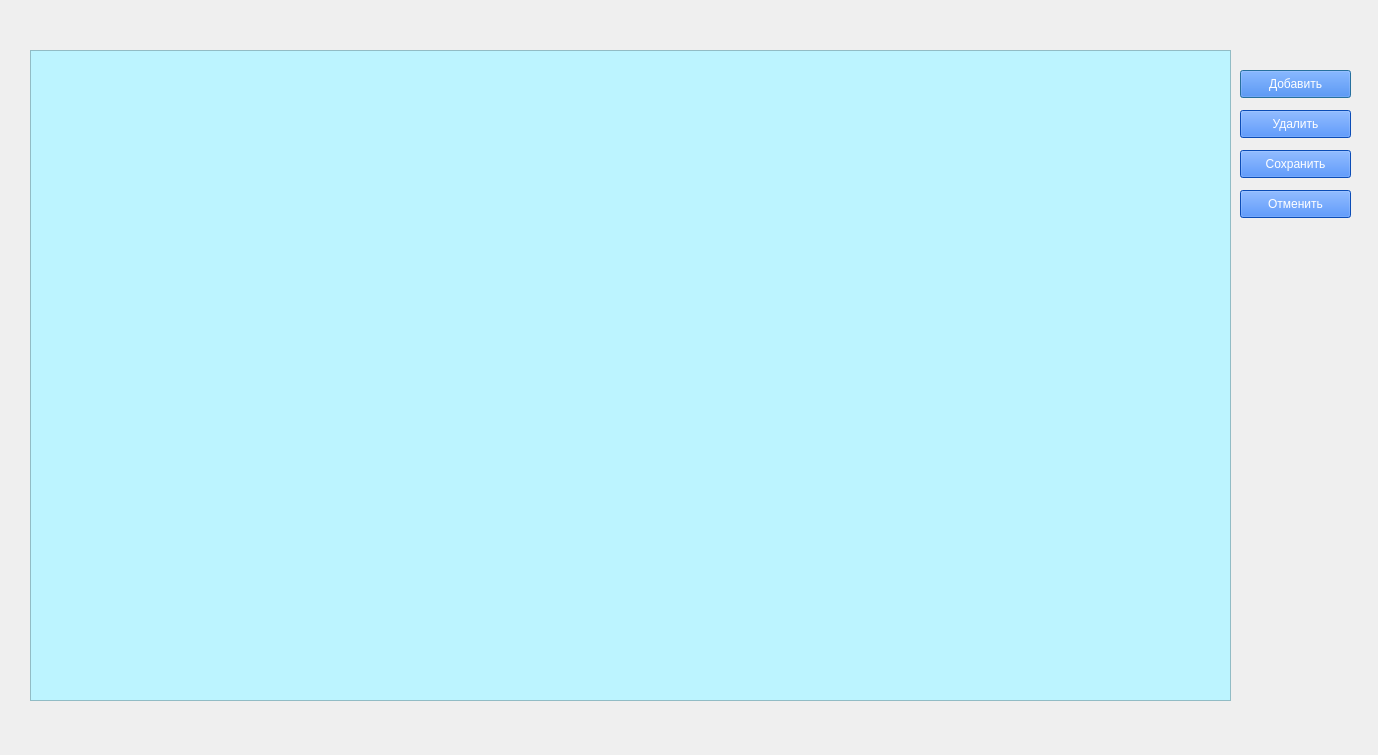
<?xml version="1.0" encoding="UTF-8"?>
<ui version="4.0">
 <class>Database_excursion</class>
 <widget class="QDialog" name="Database_excursion">
  <property name="geometry">
   <rect>
    <x>0</x>
    <y>0</y>
    <width>1378</width>
    <height>755</height>
   </rect>
  </property>
  <property name="windowTitle">
   <string>Dialog</string>
  </property>
  <widget class="QTableView" name="tableView">
   <property name="geometry">
    <rect>
     <x>30</x>
     <y>50</y>
     <width>1201</width>
     <height>651</height>
    </rect>
   </property>
   <property name="styleSheet">
    <string notr="true">background-color:rgb(188, 244, 255)</string>
   </property>
  </widget>
  <widget class="QPushButton" name="pushButton">
   <property name="geometry">
    <rect>
     <x>1240</x>
     <y>70</y>
     <width>111</width>
     <height>28</height>
    </rect>
   </property>
   <property name="styleSheet">
    <string notr="true">color: white;
background-color:rgb(15, 107, 255)</string>
   </property>
   <property name="text">
    <string>Добавить</string>
   </property>
  </widget>
  <widget class="QPushButton" name="pushButton_2">
   <property name="geometry">
    <rect>
     <x>1240</x>
     <y>110</y>
     <width>111</width>
     <height>28</height>
    </rect>
   </property>
   <property name="styleSheet">
    <string notr="true">color: white;
background-color:rgb(15, 107, 255)</string>
   </property>
   <property name="text">
    <string>Удалить</string>
   </property>
  </widget>
  <widget class="QPushButton" name="pushButton_3">
   <property name="geometry">
    <rect>
     <x>1240</x>
     <y>150</y>
     <width>111</width>
     <height>28</height>
    </rect>
   </property>
   <property name="styleSheet">
    <string notr="true">color: white;
background-color:rgb(15, 107, 255)</string>
   </property>
   <property name="text">
    <string>Сохранить</string>
   </property>
  </widget>
  <widget class="QPushButton" name="pushButton_4">
   <property name="geometry">
    <rect>
     <x>1240</x>
     <y>190</y>
     <width>111</width>
     <height>28</height>
    </rect>
   </property>
   <property name="styleSheet">
    <string notr="true">color: white;
background-color:rgb(15, 107, 255)</string>
   </property>
   <property name="text">
    <string>Отменить</string>
   </property>
  </widget>
  <widget class="QLabel" name="mainpicture">
   <property name="geometry">
    <rect>
     <x>0</x>
     <y>0</y>
     <width>1381</width>
     <height>761</height>
    </rect>
   </property>
   <property name="styleSheet">
    <string notr="true"/>
   </property>
   <property name="text">
    <string/>
   </property>
  </widget>
  <zorder>mainpicture</zorder>
  <zorder>tableView</zorder>
  <zorder>pushButton</zorder>
  <zorder>pushButton_2</zorder>
  <zorder>pushButton_3</zorder>
  <zorder>pushButton_4</zorder>
 </widget>
 <resources/>
 <connections/>
</ui>
